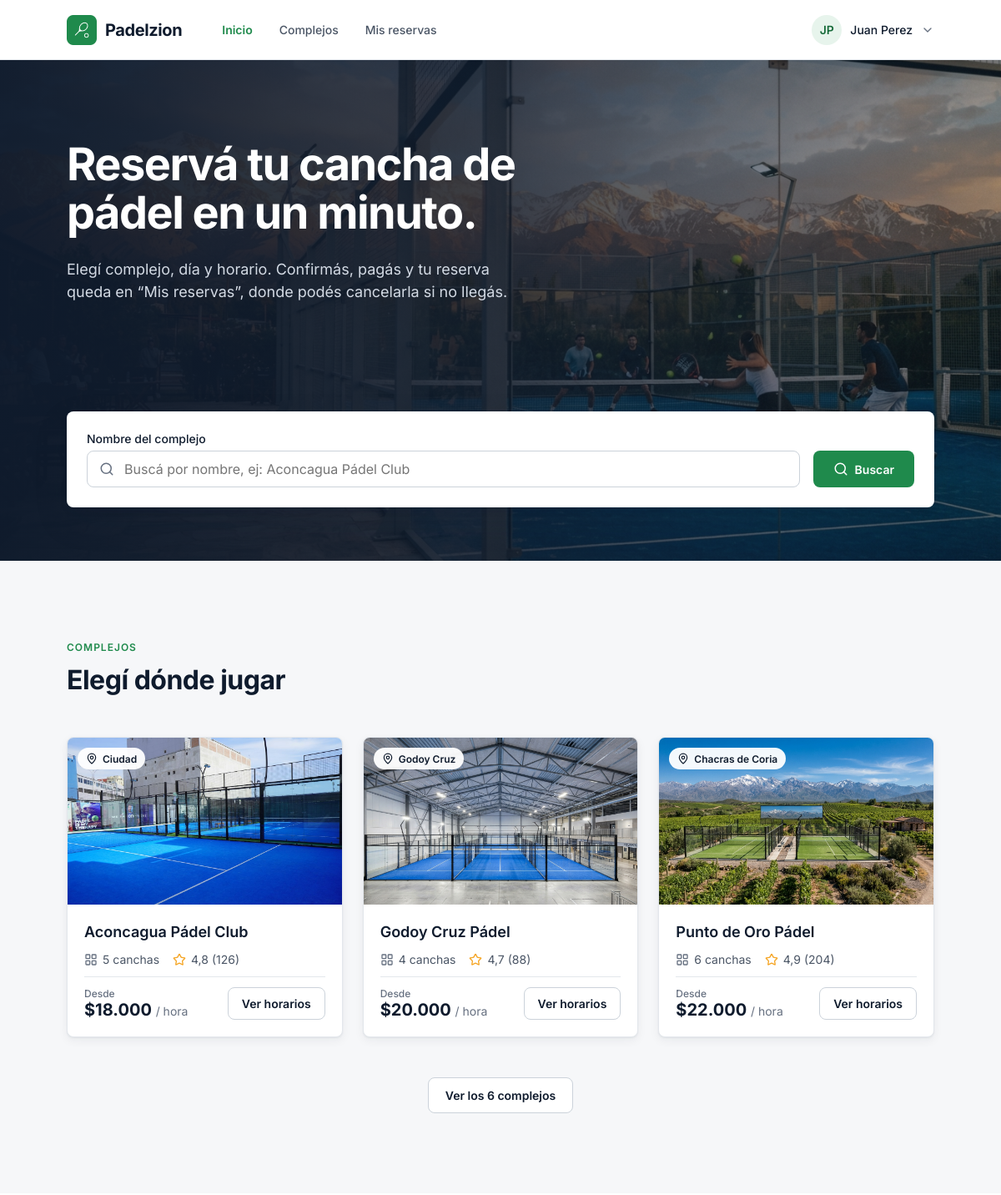
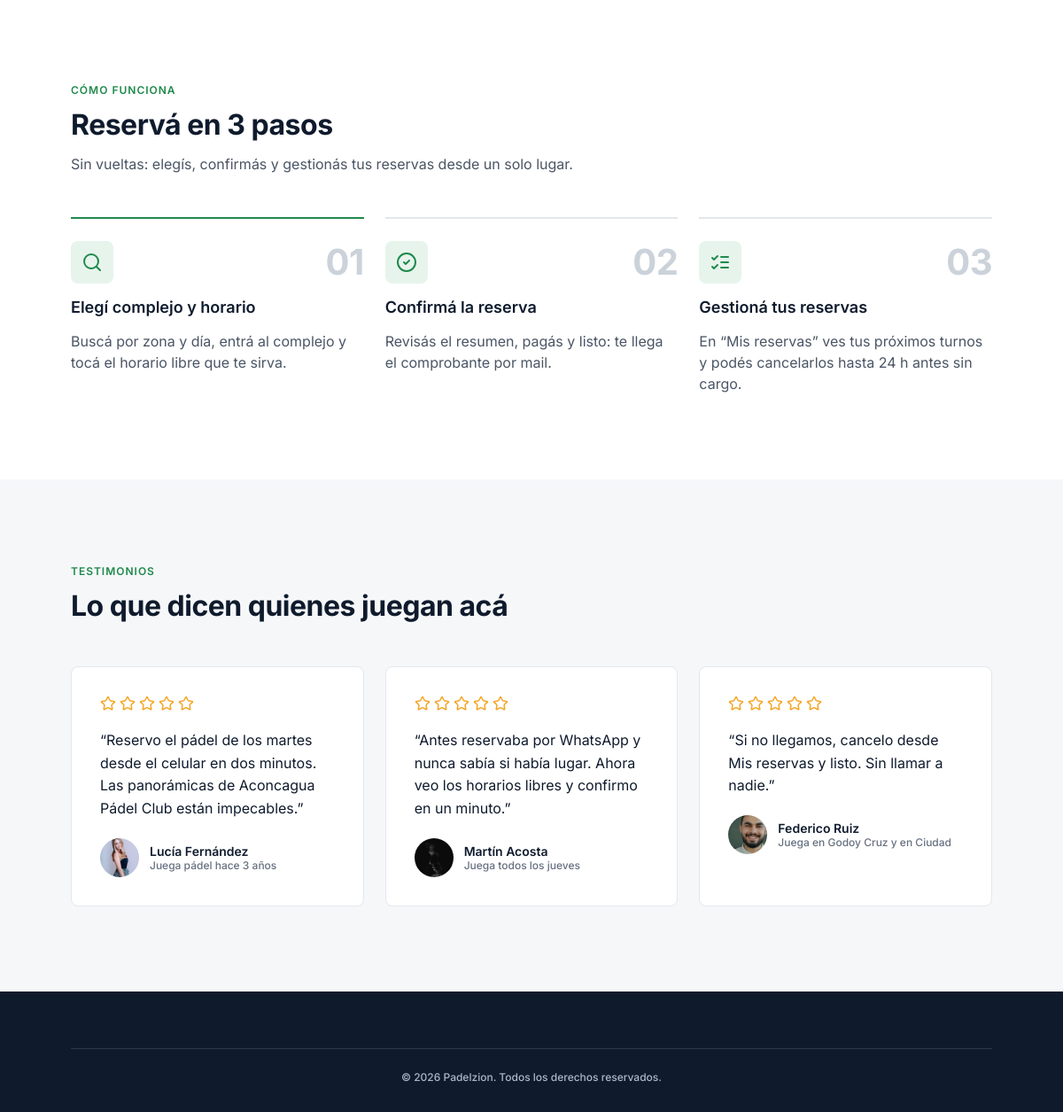
The app's page /index.php (signed in) with its own data (2 pictures, top to bottom).
### tables this page shows
CREATE TABLE IF NOT EXISTS imagenes (
  id INT AUTO_INCREMENT PRIMARY KEY,
  complejo_id INT NOT NULL,
  archivo VARCHAR(100) NOT NULL,
  portada TINYINT(1) NOT NULL DEFAULT 0,
  FOREIGN KEY (complejo_id) REFERENCES complejos(id)
);

CREATE TABLE IF NOT EXISTS complejos (
  id INT AUTO_INCREMENT PRIMARY KEY,
  nombre VARCHAR(100) NOT NULL,
  zona VARCHAR(50) NOT NULL,
  direccion VARCHAR(150) NOT NULL,
  descripcion TEXT NOT NULL,
  cantidad_canchas INT NOT NULL,
  puntaje DECIMAL(2,1) NOT NULL,
  opiniones INT NOT NULL,
  precio_desde INT NOT NULL
);

CREATE TABLE IF NOT EXISTS testimonios (
  id INT AUTO_INCREMENT PRIMARY KEY,
  cita VARCHAR(255) NOT NULL,
  nombre VARCHAR(50) NOT NULL,
  meta VARCHAR(100) NOT NULL,
  imagen VARCHAR(100) NOT NULL,
  estrellas INT NOT NULL
);

### includes/card-complejo.php (the view)
<a class="card" href="complejo.php?id=<?php echo $complejo["id"]; ?>">
  <div class="card-imagen">
    <img src="img/<?php echo $complejo["imagen"]; ?>" alt="<?php echo $complejo["nombre"]; ?>">
    <span class="etiqueta"><img src="img/iconos/ubicacion.svg" alt=""> <?php echo $complejo["zona"]; ?></span>
  </div>
  <div class="card-cuerpo">
    <h3><?php echo $complejo["nombre"]; ?></h3>
    <div class="card-rasgos">
      <span><img src="img/iconos/canchas.svg" alt=""> <?php echo $complejo["cantidad_canchas"]; ?> canchas</span>
      <span><img src="img/iconos/estrella.svg" alt=""> <?php echo number_format($complejo["puntaje"], 1, ",", "."); ?> (<?php echo $complejo["opiniones"]; ?>)</span>
    </div>
    <div class="card-pie">
      <div>
        <p class="card-desde">Desde</p>
        <p class="card-precio">$<?php echo number_format($complejo["precio_desde"], 0, ",", "."); ?> <span>/ hora</span></p>
      </div>
      <span class="boton-borde">Ver horarios</span>
    </div>
  </div>
</a>

### index.php (shortened to what this page needs)
<?php
include "config/conexion.php";
$sql = "SELECT complejos.*, imagenes.archivo AS imagen FROM complejos
        JOIN imagenes ON imagenes.complejo_id = complejos.id AND imagenes.portada = 1
        ORDER BY complejos.id LIMIT 3";
$complejos = $conn->query($sql);
$sql = "SELECT COUNT(*) AS total FROM complejos";
$resultado = $conn->query($sql);
$total = $resultado->fetch_assoc()["total"];
$sql = "SELECT * FROM testimonios ORDER BY id";
$testimonios = $conn->query($sql);
?>
<!DOCTYPE html>
<html lang="es">
<head>
  <link rel="stylesheet" href="css/estilos.css">
</head>
<body>
  <?php include "includes/navbar.php"; ?>
  <section class="hero">
    <div class="hero-contenido">
      <h1>Reservá tu cancha de pádel en un minuto.</h1>
      <p>Elegí complejo, día y horario. Confirmás, pagás y tu reserva queda en “Mis reservas”, donde podés cancelarla si no llegás.</p>
    </div>
    <form class="busqueda" action="complejos.php" method="GET">
      <div class="campo">
        <label for="buscar">Nombre del complejo</label>
        <div class="campo-input">
          <img src="img/iconos/buscar.svg" alt="">
          <input type="text" id="buscar" name="buscar" placeholder="Buscá por nombre, ej: Aconcagua Pádel Club">
        </div>
      </div>
      <button type="submit" class="boton-buscar"><img src="img/iconos/buscar-blanco.svg" alt=""> Buscar</button>
    </form>
  </section>
  <section class="seccion seccion-gris">
    <div class="seccion-encabezado">
      <p class="overline">COMPLEJOS</p>
      <h2>Elegí dónde jugar</h2>
    </div>
    <div class="grilla">
      <?php while ($complejo = $complejos->fetch_assoc()) { ?>
        <?php include "includes/card-complejo.php"; ?>
      <?php } ?>
    </div>
    <div class="ver-todos">
      <a href="complejos.php" class="boton-borde">Ver los <?php echo $total; ?> complejos</a>
    </div>
  </section>
  <section class="seccion">
    <div class="seccion-encabezado">
      <p class="overline">CÓMO FUNCIONA</p>
      <h2>Reservá en 3 pasos</h2>
      <p class="descripcion">Sin vueltas: elegís, confirmás y gestionás tus reservas desde un solo lugar.</p>
    </div>
    <div class="pasos">
      <div class="paso paso-activo">
        <div class="paso-top">
          <span class="paso-icono"><img src="img/iconos/paso-buscar.svg" alt=""></span>
          <span class="paso-numero">01</span>
        </div>
        <h3>Elegí complejo y horario</h3>
        <p>Buscá por zona y día, entrá al complejo y tocá el horario libre que te sirva.</p>
      </div>
      <div class="paso">
        <div class="paso-top">
          <span class="paso-icono"><img src="img/iconos/paso-confirmar.svg" alt=""></span>
          <span class="paso-numero">02</span>
        </div>
        <h3>Confirmá la reserva</h3>
        <p>Revisás el resumen, pagás y listo: te llega el comprobante por mail.</p>
      </div>
      <div class="paso">
        <div class="paso-top">
          <span class="paso-icono"><img src="img/iconos/paso-gestionar.svg" alt=""></span>
          <span class="paso-numero">03</span>
        </div>
        <h3>Gestioná tus reservas</h3>
        <p>En “Mis reservas” ves tus próximos turnos y podés cancelarlos hasta 24 h antes sin cargo.</p>
      </div>
    </div>
  </section>
  <section class="seccion seccion-gris">
    <div class="seccion-encabezado">
      <p class="overline">TESTIMONIOS</p>
      <h2>Lo que dicen quienes juegan acá</h2>
    </div>
    <div class="testimonios">
      <?php while ($testimonio = $testimonios->fetch_assoc()) { ?>
        <?php include "includes/card-testimonio.php"; ?>
      <?php } ?>
    </div>
  </section>
  <?php include "includes/footer.php"; ?>
</body>
</html>

### includes/card-testimonio.php
<div class="testimonio">
  <div class="estrellas">
    <?php $estrella = 1; while ($estrella <= $testimonio["estrellas"]) { ?>
      <img src="img/iconos/estrella.svg" alt="">
    <?php $estrella++; } ?>
  </div>
  <p class="cita"><?php echo $testimonio["cita"]; ?></p>
  <div class="autor">
    <img src="img/<?php echo $testimonio["imagen"]; ?>" alt="<?php echo $testimonio["nombre"]; ?>">
    <div>
      <p class="autor-nombre"><?php echo $testimonio["nombre"]; ?></p>
      <p class="autor-meta"><?php echo $testimonio["meta"]; ?></p>
    </div>
  </div>
</div>

### records on screen
imagenes: archivo (picture), complejo.zona "Ciudad", complejo.nombre "Aconcagua Pádel Club", complejo.cantidad_canchas "5", complejo.puntaje "4,8", complejo.opiniones "126", complejo.precio_desde "18.000"
imagenes: archivo (picture), complejo.zona "Godoy Cruz", complejo.nombre "Godoy Cruz Pádel", complejo.cantidad_canchas "4", complejo.puntaje "4,7", complejo.opiniones "88", complejo.precio_desde "20.000"
imagenes: archivo (picture), complejo.zona "Chacras de Coria", complejo.nombre "Punto de Oro Pádel", complejo.cantidad_canchas "6", complejo.puntaje "4,9", complejo.opiniones "204", complejo.precio_desde "22.000"
testimonios: estrellas 5 (drawn), cita "“Reservo el pádel de los martes desde el celular en dos minutos. Las panorámicas de Aconcagua Pádel Club están impecables.”", imagen (picture), nombre "Lucía Fernández", meta "Juega pádel hace 3 años"
testimonios: estrellas 5 (drawn), cita "“Antes reservaba por WhatsApp y nunca sabía si había lugar. Ahora veo los horarios libres y confirmo en un minuto.”", imagen (picture), nombre "Martín Acosta", meta "Juega todos los jueves"
testimonios: estrellas 5 (drawn), cita "“Si no llegamos, cancelo desde Mis reservas y listo. Sin llamar a nadie.”", imagen (picture), nombre "Federico Ruiz", meta "Juega en Godoy Cruz y en Ciudad"

### other values on screen
$_SESSION["usuario_iniciales"] "JP"
$_SESSION["usuario_nombre"] "Juan Perez"
$total "6"
